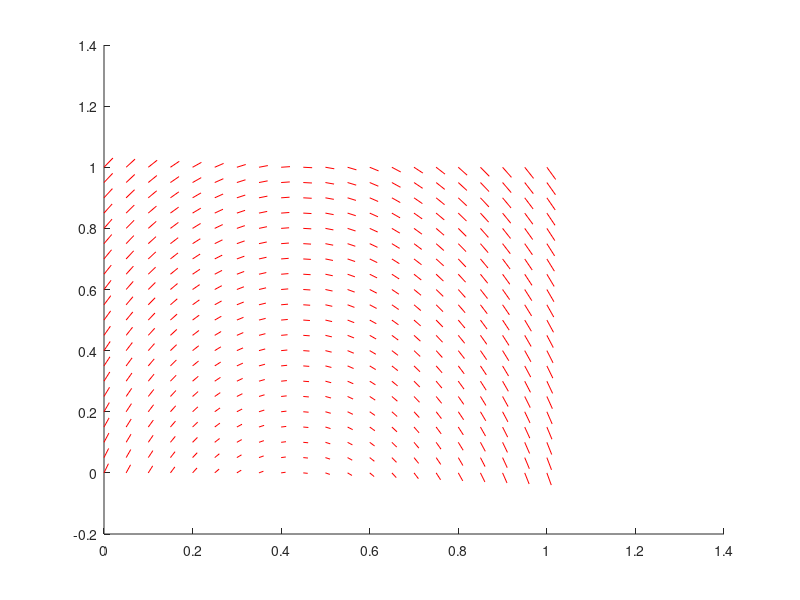

This chart was generated by the following MATLAB code: (Note: this script raises an error after producing the figure.)
%% Edge shape functions of rectangular elements
% https://www.sciencedirect.com/topics/physics-and-astronomy/shape-functions
%% Test Rectangle 1
w = 1; % width (x)
h = 1; % height (x)
xc = 0.5;
yc = 0.5;

% values on the sides
a = 1;
b = 2;
c = 3;
d = -4;

%%
Ax = @(x,y) (1/h)*(yc + h/2 -y)*a + (1/h)*(y - yc + h/2)*b;
Ay = @(x,y) (1/w)*(xc + w/2 -x)*c + (1/w)*(x - xc + w/2)*d;

%%
px = [];
py = [];
vx = [];
vy = [];
for ix = 0:0.05:1
    for iy = 0:0.05:1
        px = [px; ix];
        py = [py; iy];
        vx = [vx; Ax(ix, iy)];
        vy = [vy; Ay(ix, iy)];
    end
end
%%
clf
hold on
for ii = 1:length(px)
    px1 = px(ii)+vx(ii)*0.01;
    py1 = py(ii)+vy(ii)*0.01;
    plot([px(ii) px1], [py(ii) py1],'r')
end
%% pick a triangle
tria = ginput(3);
x1 = tria(1,1); y1 = tria(1,2);
x2 = tria(2,1); y2 = tria(2,2);
x3 = tria(3,1); y3 = tria(3,2);
%%
plot(tria([1 2 3 1],1), tria([1 2 3 1],2))
%% Node shape functions of triangle
% http://www.uniroma2.it/didattica/TCM/deposito/2-D_elements.pdf#page=4
A = 0.5*det([1 x1 y1; 1 x2 y2; 1 x3 y3]);
N1 = @(x,y) (1/(2*A))*((x2*y3 - x3*y2) + (y2 - y3)*x + (x3 - x2)*y);
N2 = @(x,y) (1/(2*A))*((x3*y1 - x1*y3) + (y3 - y1)*x + (x1 - x3)*y);
N3 = @(x,y) (1/(2*A))*((x1*y2 - x2*y1) + (y1 - y2)*x + (x2 - x1)*y);
%% plot Node shape functions
a = 1; b = 2; c = 3;
xyz = [];
for ix = linspace(min(tria(:,1)),max(tria(:,1)),20)
    for iy = linspace(min(tria(:,2)),max(tria(:,2)),20)
        xyz = [xyz; ix iy N1(ix,iy)*a + N2(ix,iy)*b + N3(ix,iy)*c];
    end
end
%% 
plot3(xyz(:,1), xyz(:,2), xyz(:,3), '.') 
hold on
plot3(tria(:,1), tria(:,2), [a;b;c]);
%% Using Sym
syms x1 x2 x3 y1 y2 y3
A = 0.5*det([1 x1 y1; 1 x2 y2; 1 x3 y3]);
syms N1(x,y) N2(x,y) N3(x,y)
N1(x,y) = (1/(2*A))*((x2*y3 - x3*y2) + (y2 - y3)*x + (x3 - x2)*y);
N2(x,y) = (1/(2*A))*((x3*y1 - x1*y3) + (y3 - y1)*x + (x1 - x3)*y);
N3(x,y) = (1/(2*A))*((x1*y2 - x2*y1) + (y1 - y2)*x + (x2 - x1)*y);
N1x = diff(N1,x); N1y = diff(N1,y);
N2x = diff(N1,x); N2y = diff(N2,y);
N3x = diff(N1,x); N3y = diff(N3,y);
l12 = ((x2-x1)^2 + (y2-y1)^2)^0.5;
l23 = ((x3-x2)^2 + (y3-y2)^2)^0.5;
l31 = ((x1-x3)^2 + (y1-y3)^2)^0.5;
KS1 = (N1*(N2x + N2y) + N2*(N1x + N1y))/l12;
KS2 = (N2*(N3x + N3y) + N3*(N2x + N2y))/l23;
KS3 = (N3*(N1x + N1y) + N1*(N3x + N3y))/l31;
%%
tria = ginput(3);
x1 = tria(1,1); y1 = tria(1,2);
x2 = tria(2,1); y2 = tria(2,2);
x3 = tria(3,1); y3 = tria(3,2);
A = 0.5*det([1 x1 y1; 1 x2 y2; 1 x3 y3]);
syms N1(x,y) N2(x,y) N3(x,y)
N1(x,y) = (1/(2*A))*((x2*y3 - x3*y2) + (y2 - y3)*x + (x3 - x2)*y);
N2(x,y) = (1/(2*A))*((x3*y1 - x1*y3) + (y3 - y1)*x + (x1 - x3)*y);
N3(x,y) = (1/(2*A))*((x1*y2 - x2*y1) + (y1 - y2)*x + (x2 - x1)*y);
N1x = diff(N1,x); N1y = diff(N1,y);
N2x = diff(N1,x); N2y = diff(N2,y);
N3x = diff(N1,x); N3y = diff(N3,y);
l12 = ((x2-x1)^2 + (y2-y1)^2)^0.5;
l23 = ((x3-x2)^2 + (y3-y2)^2)^0.5;
l31 = ((x1-x3)^2 + (y1-y3)^2)^0.5;
KS1 = (N1*(N2x + N2y) + N2*(N1x + N1y))/l12;
KS2 = (N2*(N3x + N3y) + N3*(N2x + N2y))/l23;
KS3 = (N3*(N1x + N1y) + N1*(N3x + N3y))/l31;
%%
n12 = (tria(2,:) - tria(1,:))/norm(tria(2,:) - tria(1,:));
n23 = (tria(3,:) - tria(2,:))/norm(tria(3,:) - tria(2,:));
n31 = (tria(1,:) - tria(3,:))/norm(tria(1,:) - tria(3,:));
%% 
a = 1; b = 1; c = 1;
xyz = [];
for ix = linspace(min(tria(:,1)),max(tria(:,1)),20)
    for iy = linspace(min(tria(:,2)),max(tria(:,2)),20)
        xyz = [xyz; ix iy ...
                n12*eval(subs(subs(KS1,x,ix),y,iy))*a +  ...
                n23*eval(subs(subs(KS2,x,ix),y,iy))*b + ...
                n31*eval(subs(subs(KS3,x,ix),y,iy))*c];
    end
end
%%
clf
hold on
px1 = xyz(:,1) + xyz(:,3)*0.01;
py1 = xyz(:,2) + xyz(:,4)*0.01;
for ii = 1:length(px1)
    if inpolygon(xyz(ii,1), xyz(ii,2),tria(:,1), tria(:,2))
        plot([xyz(ii,1) px1(ii)], [xyz(ii,2) py1(ii)],'r')
    end
end


%% Edge shape functions of triangular elements
% http://www.iue.tuwien.ac.at/phd/nentchev/node43.html

%% RT shape functions for reference triangle
% http://users.jyu.fi/~oljumali/teaching/TIES594/08/mixed_finite_elements.pdf#page=5
% reference triangle
ref_tria = [0 0; 1 0; 0 1];
N1x = @(x)x; N1y = @(x)x-1; % Bottom edge
N2x = @(x) sqrt(2)*x; N2y = @(x)sqrt(2)*x; %diagonal edge
N3x = @(x)x-1; N3y = @(x)x; % left edge
%%
a = 1; b = 0; c = -1;
xyv = [];
for ix = 0:0.05:1
    for iy = 0:0.05:1
        if inpolygon(ix, iy, ref_tria(:,1), ref_tria(:,2))
            xyv = [xyv; ix iy N1x(ix)*a + N2x(ix)*b + N3x(ix)*c ...
                    N1y(iy)*a + N2y(iy)*b + N3y(iy)*c];
        end
    end
end
% plot
clf
plot(ref_tria([1 2 3 1],1), ref_tria([1 2 3 1],2),'b')
hold on
for ii = 1:size(xyv,1)
    px = xyv(ii,1) + xyv(ii,3)*0.015;
    py = xyv(ii,2) + xyv(ii,4)*0.015;
    plot([xyv(ii,1) px],[xyv(ii,2) py],'r')
end
axis equal
%% RT shape functions for reference quad
ref_quad = [0 0; 0 1; 1 1; 1 0];
N1x = @(x)0; N1y = @(x)1-x; % Bottom face
N2x = @(x)x; N2y = @(x)0; % Right face
N3x = @(x)0; N3y = @(x)x; % Top face
N4x = @(x)1-x; N4y = @(x)0; % Left face
%%
a = 1; b = 5; c = 1; d = 1;
a = -19491.29434; b = 15202.0322; c = 0; d = -21030.3737;
%a = -1+2*rand; b = -1+2*rand; c = -1+2*rand; d = -1+2*rand;
xyv = [];
for ix = 0:0.05:1
    for iy = 0:0.05:1
        xyv = [xyv; ix iy N1x(ix)*a + N2x(ix)*b + N3x(ix)*c + N4x(ix)*d ...
                    N1y(iy)*a + N2y(iy)*b + N3y(iy)*c + N4y(iy)*d];
    end
end
% plot
clf
plot(ref_quad([1 2 3 4 1],1), ref_quad([1 2 3 4 1],2),'b')
hold on
for ii = 1:size(xyv,1)
    px = xyv(ii,1) + xyv(ii,3)*0.0000015;
    py = xyv(ii,2) + xyv(ii,4)*0.0000015;
    plot([xyv(ii,1) px],[xyv(ii,2) py],'r')
end
axis equal







